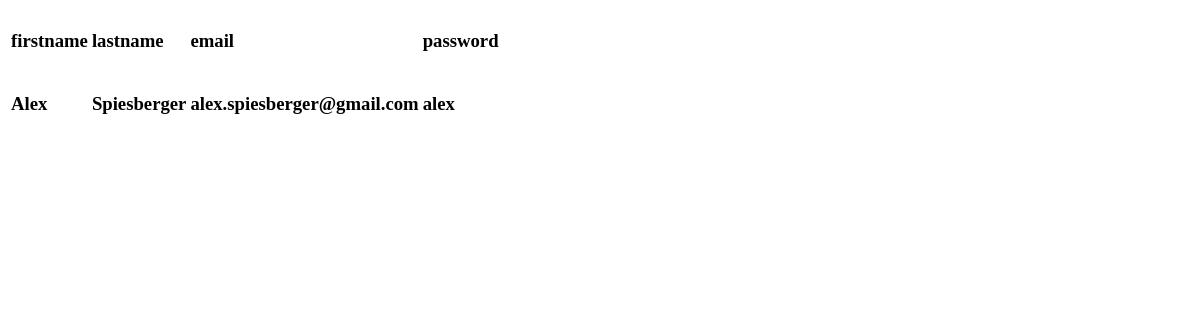
The page /show_test on the database as committed earlier.
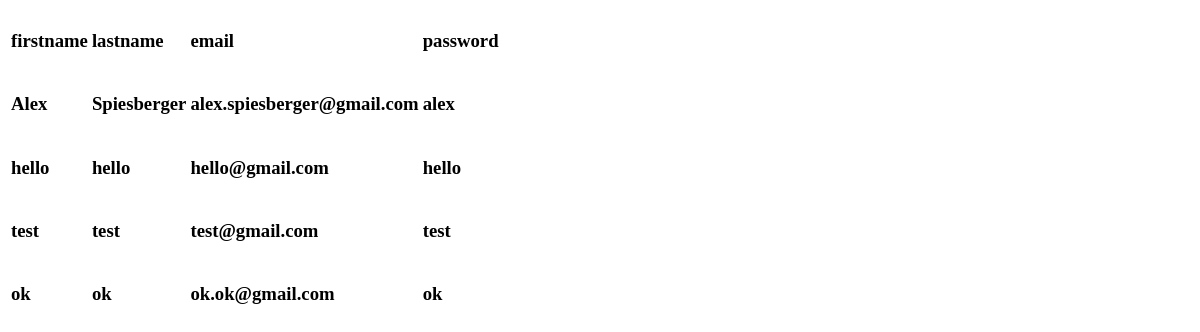
The same page on the database as committed later.
### app.py (models this page shows, shortened)
class users(db.Model):
    _id = db.Column('id', db.Integer, primary_key = True)
    firstname = db.Column(db.String(100))
    lastname = db.Column(db.String(100))
    email = db.Column(db.String(100))
    password = db.Column(db.String(100))
    status = db.Column(db.String(100), default = 'guest')

### app.py (the view)
@app.route('/show_test')
def show_all():
    return render_template('show_all.html', users = users.query.all())

### templates/show_all.html (shortened to what this page needs)
<!DOCTYPE html>
<html lang="en">
<head>
</head>
<body>
    <table>
        <thead>
            <td><h3>firstname</h3></td>
            <td><h3>lastname</h3></td>
            <td><h3>email</h3></td>
            <td><h3>password</h3></td>
        </thead>
        <tbody>
            {% for user in users %}
            <tr>
                <td><h3>{{ user.firstname }}</h3></td>
                <td><h3>{{ user.lastname }}</h3></td>
                <td><h3>{{ user.email }}</h3></td>
                <td><h3>{{ user.password }}</h3></td>
            </tr>
            {% endfor %}
        </tbody>
    </table>
</body>
</html>

Rows that differ between the two databases and show on the page:
added users: firstname "hello", lastname "hello", email "hello@gmail.com", password "hello"
added users: firstname "test", lastname "test", email "test@gmail.com", password "test"
added users: firstname "ok", lastname "ok", email "ok.ok@gmail.com", password "ok"
